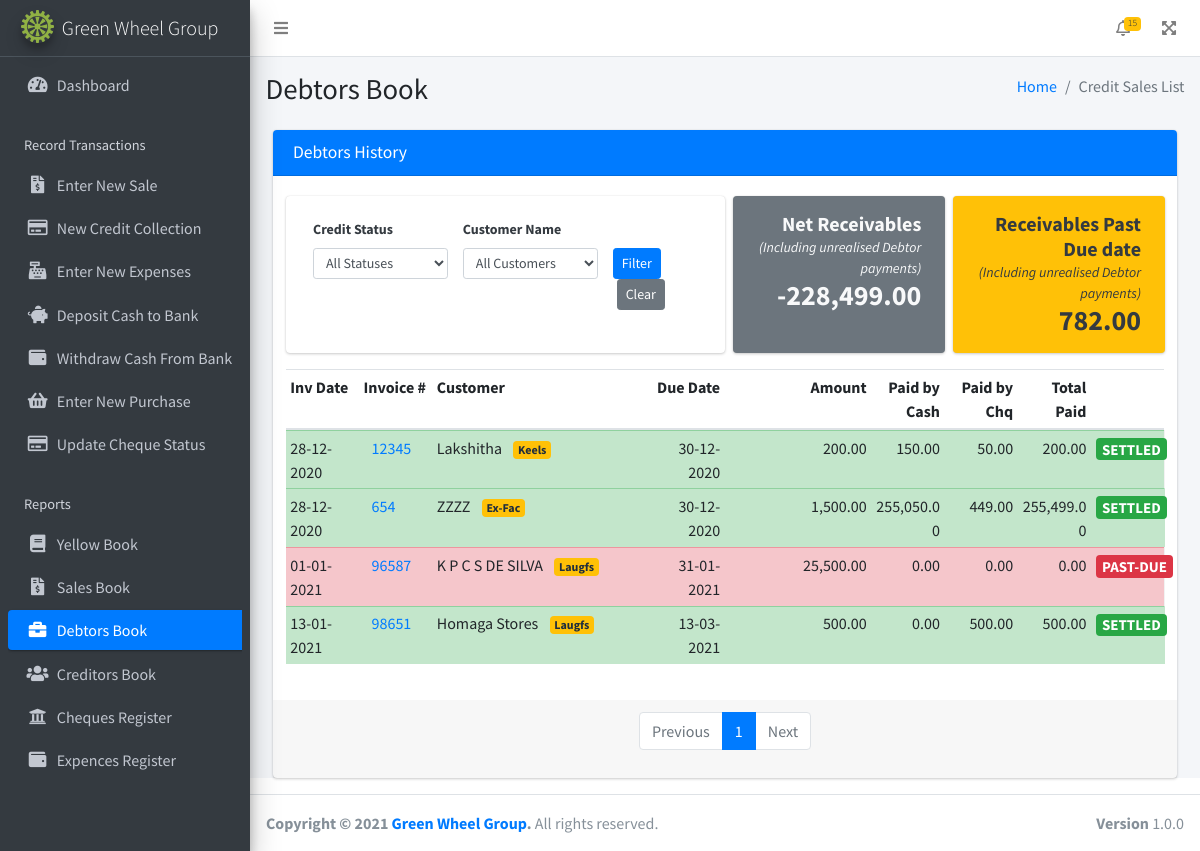
Screenshot of /debtors.php with the database file from the repository.
### tables this page shows
CREATE TABLE IF NOT EXISTS `credit_sales` (
  `credit_sale_id` int(11) NOT NULL AUTO_INCREMENT,
  `sale_id` int(11) NOT NULL,
  `credit_amount` float NOT NULL,
  `credit_date` date NOT NULL,
  `credit_status` int(1) NOT NULL,
  PRIMARY KEY (`credit_sale_id`)
);

CREATE TABLE IF NOT EXISTS `sales` (
  `sales_id` int(11) NOT NULL AUTO_INCREMENT,
  `sale_date` date NOT NULL,
  `sale_by` varchar(20) NOT NULL,
  `inv_no` varchar(20) NOT NULL,
  `customer_id` int(11) NOT NULL,
  `cash_sale` float DEFAULT NULL,
  `chq_sale` float DEFAULT NULL,
  `credit_sale` float DEFAULT NULL,
  PRIMARY KEY (`sales_id`)
);

CREATE TABLE IF NOT EXISTS `customers` (
  `customer_id` int(11) NOT NULL AUTO_INCREMENT,
  `customer_name` varchar(100) NOT NULL,
  `customer_address` varchar(500) NOT NULL,
  `customer_phone` varchar(15) NOT NULL,
  `customer_flag` int(11) DEFAULT NULL,
  PRIMARY KEY (`customer_id`)
);

CREATE TABLE IF NOT EXISTS `sale_by` (
  `sale_by_id` int(11) NOT NULL AUTO_INCREMENT,
  `sale_by_name` varchar(20) NOT NULL,
  PRIMARY KEY (`sale_by_id`)
);

### includes/functions.php (called while the page is built, shortened)
<?php
function getTotalChequesDeposited(){
  global $con;
  $sql ='SELECT SUM(cheques_received.chq_value) as inhand FROM cheques_received WHERE cheques_received.chq_status = "deposited"';
  $result1 = mysqli_query($con, $sql);
  $row1 = mysqli_fetch_array($result1);
  return $row1["inhand"];
}
function addOrUpdateUrlParam($name, $value){
    $params = $_GET;
    unset($params[$name]);
    $params[$name] = $value;
    return basename($_SERVER['PHP_SELF']).'?'.http_build_query($params);
}
function getTotaReceivables(){
  global $con;
  $sqlCredit = 'SELECT SUM(credit_sales.credit_amount) as totalReceivables FROM credit_sales';
  $sqlCash = 'SELECT SUM(cash_register.cash_in_amount) as totalCashPayments FROM cash_register WHERE cash_register.credit_id IS NOT NULL';
  $sqlCheque = 'SELECT SUM(cheques_received.chq_value) as totalChequesReceived FROM cheques_received WHERE (cheques_received.credit_id IS NOT NULL AND cheques_received.chq_status <> "bounced")';
  $result1 = mysqli_query($con, $sqlCredit);
  $row1 = mysqli_fetch_array($result1);
  $totalReceivables = $row1["totalReceivables"];
  $result1 = mysqli_query($con, $sqlCash);
  $row1 = mysqli_fetch_array($result1);
  $totalPaidInCash = $row1["totalCashPayments"];
  $result1 = mysqli_query($con, $sqlCheque);
  $row1 = mysqli_fetch_array($result1);
  $totalPaidInCheque = $row1["totalChequesReceived"];
  $netReceivables = $totalReceivables - $totalPaidInCash - $totalPaidInCheque;
  return $netReceivables;
}
?>

### debtors.php (the view, shortened to what this page needs)
<!DOCTYPE html>
<html lang="en">
<head>
    <?php include('./includes/headerTags.php');?>
</head>
<body class="hold-transition sidebar-mini layout-fixed">
<div class="wrapper">
  <?php include('./includes/topNavBar.php');?>
  <?php
  include('./includes/sidebar.php');
  ?>
  <div class="content-wrapper">
    <div class="content-header">
      <div class="container-fluid">
        <div class="row mb-2">
          <div class="col-sm-6">
            <h1 class="m-0">Debtors Book</h1>
          </div>
          <div class="col-sm-6">
            <ol class="breadcrumb float-sm-right">
              <li class="breadcrumb-item"><a href="index.php">Home</a></li>
              <li class="breadcrumb-item active">Credit Sales List</li>
            </ol>
          </div>
        </div>
      </div>
    </div>
    <section class="content">
      <div class="container-fluid">
        <div class="col-md-12 col-sm-12">
            <div class="card card-primary">
              <div class="card-header">
                <h3 class="card-title">Debtors History</h3>
              </div>
              <div class="card-body">
                <div class="row">
                  <div class="card border-dark mb-3 col-md-6 col-sm-12">
                    <div class="card-body text-dark">
                      <form action="" method="get" >
                        <div class="row">
                          <div class="col">
                            <label for="status" class="text-sm">Credit Status</label>
                            <select class="form-control select2 form-control-sm" id="status" name="status">
                              <option selected value=0>All Statuses</option>
                            </select>
                          </div>
                          <div class="col">
                            <label for="customer_id" class="text-sm">Customer Name</label>
                            <select class="form-control select2 form-control-sm" id="customer_id" name="customer_id">
                              <option selected value=0>All Customers</option>
                            </select>
                          </div>
                          <div class="col-3" >
                            <label for="startDate"  class="text-sm" >&nbsp;</label>
                            <div>
                              <button type="submit" class="btn btn-primary btn-sm">Filter</button>
                              <a href="debtors.php" class="btn btn-secondary ml-1 btn-sm">Clear</a>
                            </div>
                          </div>
                        </div>
                      </form>
                    </div>
                  </div>
                  <div class="col card border-dark mb-3 ml-2 bg-secondary ">
                    <div class="card-body text-light p-3">
                      <div class="text-right">
                        <span class="h5">
                          <strong>Net Receivables</strong>
                        </span>
                        <div class="text-sm">
                          <em>(Including unrealised Debtor payments)</em>
                        </div>
                      </div>
                      <div class="h3 text-right mb-0">
                        <strong><?=number_format(getTotaReceivables(),2, '.', ',')?></strong>
                      </div>
                    </div>
                  </div>
                  <div class="col card border-dark mb-3 ml-2 bg-warning">
                    <div class="card-body text-dark p-3">
                      <div class="text-right">
                        <span class="h5">
                          <strong>Receivables Past Due date </strong>
                        </span>
                        <div class="text-sm">
                          <em>(Including unrealised Debtor payments)</em>
                        </div>
                      </div>
                      <div class="h3 text-right mb-0">
                        <strong><?=number_format(getTotalChequesDeposited(),2, '.', ',')?></strong>
                      </div>
                    </div>
                  </div>
                </div>
                <div class="row">
                  <table class="table table-striped table-sm">
                    <thead>
                      <tr class="d-flex">
                        <th class="col-1" scope="col">Inv Date</th>
                        <th class="col-1" scope="col">Invoice #</th>
                        <th class="col-3" scope="col">Customer</th>
                        <th class="col-1 text-right" scope="col">Due Date</th>
                        <th class="col-2 text-right" scope="col">Amount</th>
                        <th class="col-1 text-right" scope="col">Paid by Cash</th>
                        <th class="col-1 text-right" scope="col">Paid by Chq</th>
                        <th class="col-1 text-right" scope="col">Total Paid</th>
                        <th class="col-1 text-center" scope="col"></th>
                      </tr>
                    </thead>
                    <tbody>
                          <?php
                          $results_per_page = 15;
                          $page = 1;
                          $page_first_result = ($page-1) * $results_per_page;
                          $where_conditions = "";
                          $sql = 'SELECT credit_sales.credit_sale_id, sales.inv_no, sales.sales_id, credit_sales.credit_amount, credit_sales.credit_date, sales.sale_date, customers.customer_name, sale_by.sale_by_name, sales.inv_no,
                                  (SELECT SUM(cash_register.cash_in_amount) FROM cash_register WHERE cash_register.credit_id = credit_sales.credit_sale_id) AS cash_payments,
                                  (SELECT SUM(cheques_received.chq_value) FROM cheques_received WHERE cheques_received.credit_id = credit_sales.credit_sale_id AND cheques_received.chq_status <> "bounced") AS chq_payments
                                  FROM credit_sales
                                  LEFT JOIN sales ON credit_sales.sale_id = sales.sales_id
                                  LEFT JOIN sale_by ON sales.sale_by = sale_by.sale_by_id
                                  LEFT JOIN customers ON sales.customer_id = customers.customer_id
                                  LEFT JOIN cheques_received ON credit_sales.credit_sale_id = cheques_received.credit_id
                                  ' . $where_conditions . '
                                  GROUP BY credit_sales.credit_sale_id';
                          $result1 = mysqli_query($con, $sql);
                          $number_of_result = mysqli_num_rows($result1);
                          $number_of_page = ceil ($number_of_result / $results_per_page);
                          $sql .=' LIMIT ' . $page_first_result . ',' . $results_per_page;
                          $result1 = mysqli_query($con, $sql);
                          while($row1 = mysqli_fetch_array($result1)){
                          $colour = $statusText = "";
                          if(($row1["cash_payments"]+$row1["chq_payments"])>=$row1["credit_amount"]){
                              $colour .= "success";
                              $statusText = "SETTLED";
                          }else if($row1["credit_date"]<date("Y-m-d")) {
                              $colour .= "danger";
                              $statusText = "PAST-DUE";
                          }else{
                          }
                          $paidInCash = $row1["cash_payments"];
                          $paidInCheque = $row1["chq_payments"];
                          ?>
                            <tr class="d-flex table-<?=$colour?>">
                              <td class="col col-1">
                                  <?=date_format(date_create($row1["sale_date"]), 'd-m-Y')?>
                              </td>
                              <td class="col col-1">
                                <a href="new_sale.php?sale_id=<?=$row1["sales_id"]?>" class="ml-2">
                                  <?=$row1["inv_no"]?>
                                </a>
                              </td>
                              <td class="col col-3">
                                  <?=$row1["customer_name"]?>
                                  <div class="badge bg-warning ml-2"><?=$row1["sale_by_name"]?></div>
                              </td>
                              <td class="text-right col col-1">
                                  <?=date_format(date_create($row1["credit_date"]), 'd-m-Y')?>
                              </td>
                              <td class="text-right col col-2">
                                  <div><?=number_format($row1["credit_amount"],2, '.', ',')?></div>
                              </td>
                              <td class="text-right col col-1">
                                  <?=number_format($paidInCash,2, '.', ',')?>
                              </td>
                              <td class="text-right col col-1">
                                  <?=number_format($paidInCheque,2, '.', ',')?>
                              </td>
                              <td class="text-right col col-1">
                                  <?=number_format($paidInCash+$paidInCheque,2, '.', ',')?>
                              </td>
                              <td class="text-center col col-1"><h5 class="mb-0"><span class="badge badge-<?=$colour?>"><?=$statusText?></span></h5></td>
                            </tr>
                          <?php } ?>
                    </tbody>
                  </table>
                </div>
              </div>
              <div class="card-footer">
                <nav aria-label="...">
                  <ul class="pagination justify-content-center">
                    <li class="page-item <?php if($page==1){echo "disabled";}?>">
                      <a class="page-link" href="<?=addOrUpdateUrlParam('page', $page-1)?>" tabindex="-1">Previous</a>
                    </li>
                    <?php
                    for($i=1; $i<=$number_of_page; $i++){ ?>
                      <li class="page-item <?php if($i==$page){echo "active";}?>">
                        <a class="page-link" href="<?=addOrUpdateUrlParam('page', $i)?>"><?=$i?></a>
                      </li>
                    <?php } ?>
                    <li class="page-item  <?php if($page>=$number_of_page){echo "disabled";}?>">
                      <a class="page-link" href="<?=addOrUpdateUrlParam('page', $page+1)?>">Next</a>
                    </li>
                  </ul>
                </nav>
              </div>
            </div>
        </div>
      </section>
  </div>
  <?php include("./includes/footer.php"); ?>
</div>
</body>
</html>

### rows the page displays
credit_sales: sale.sale_date "28-12-2020", sale.inv_no "12345", customers.customer_name "Lakshitha", sale_by.sale_by_name "Keels", credit_date "30-12-2020", credit_amount "200.00", paidInCash "150.00", paidInCheque "50.00", paidInCheque "200.00", statusText "SETTLED"
credit_sales: sale.sale_date "28-12-2020", sale.inv_no "654", customers.customer_name "ZZZZ", sale_by.sale_by_name "Ex-Fac", credit_date "30-12-2020", credit_amount "1,500.00", paidInCash "255,050.00", paidInCheque "449.00", paidInCheque "255,499.00", statusText "SETTLED"
credit_sales: sale.sale_date "01-01-2021", sale.inv_no "96587", customers.customer_name "K P C S DE SILVA", sale_by.sale_by_name "Laugfs", credit_date "31-01-2021", credit_amount "25,500.00", paidInCash "0.00", paidInCheque "0.00", credit_date "PAST-DUE"
credit_sales: sale.sale_date "13-01-2021", sale.inv_no "98651", customers.customer_name "Homaga Stores", sale_by.sale_by_name "Laugfs", credit_date "13-03-2021", credit_amount "500.00", paidInCash "0.00", paidInCheque "500.00", statusText "SETTLED"

### other values shown
getTotaReceivables() "-228,499.00"
getTotalChequesDeposited() "782.00"
